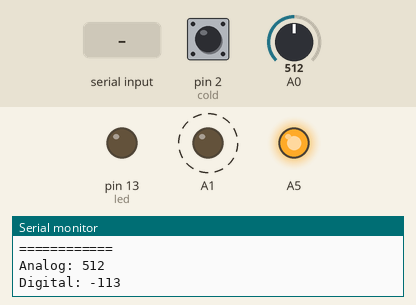
This sketch was run on a simulated Arduino Uno, built with avr-gcc and run on an emulated ATmega328P. Shown: output pins drawn as LEDs (lit = HIGH), the last lines printed to the serial monitor. Dashed ring = blinking. The inputs (shaded band) are chosen by the test bench; at power-on: A0 = 512, pin 2 (cold) HIGH. The modem accepts every AT command (registered, SIM ready, sends succeed) and sends nothing else.

Above: at 16.8 s.
16.9 s: "svc" received over Serial
At 17.9 s:
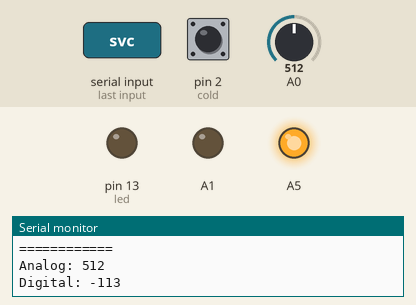
19.9 s: "ext" received over Serial
At 22.0 s:
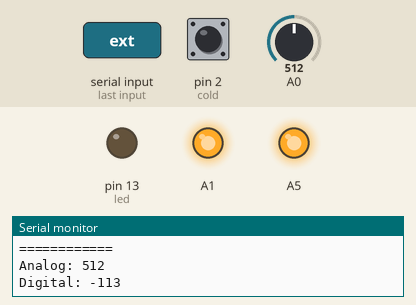
22.9 s: A0 set to 804
25.9 s: A0 set to 833
At 27.7 s:
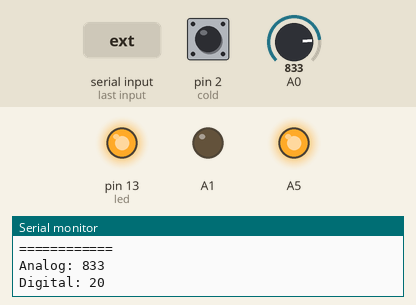
Timing chart, 0 to 28.4 s (numbered marks = the images above; inputs shaded):
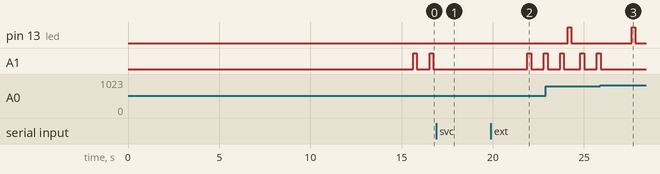

Measured:
- the behaviour switches between 822 and 823 on A0 (found by bisection; images 2 and 3)
- after the input at 16.9 s, pin 13 (led): stays LOW (without the input it goes to HIGH after 2.7 s); A1: stops changing and stays LOW
- after the input at 19.9 s, A1: LOW → HIGH after 2.0 s, → LOW 0.20 s later, → HIGH 0.70 s later
- after the input at 25.9 s, pin 13 (led): LOW → HIGH after 1.7 s, → LOW 0.20 s later; A1: goes on until 25.9 s, then stays LOW
- by itself, A1: alternates HIGH for 0.20 s and LOW for 0.70 s

The sketch:

WCOUNTER.ino
```cpp
#include <SoftwareSerial.h>
SoftwareSerial esps(8, 9); // RX, TX


char Version[7] = "0.74.2";
char echo;
String echostr = "";

int led = 13;
int hot = 7; // Вход со счетчика горячей воды
int cold = 2; // Вход со счетчика холодной воды

unsigned long getCold, getHot, newGetCold, newGetHot, coldState, hotState;
int timer; // системный таймер

String ssid     = "----";  // SSID to connect to
String password = "----"; // Our virtual wifi has no password (so dont do your banking stuff on this network)
String host     = "----"; // Open Weather Map API
const int httpPort   = 80;
//String uri     = "/arduino.cfm";

// the setup routine runs once when you press reset:
void setup() {

  analogWrite(A5, 200);
  timer = 0;

  pinMode(led, OUTPUT);

  pinMode(cold, INPUT_PULLUP); // Вход для счетчика холодной воды
  pinMode(hot, INPUT_PULLUP); // Вход для счетчика горячей воды

  // Вешаем прерывания на события со счетчиков
  // При поступлении сигнала со счетчика вызываем функцию обработки сигнала

  attachInterrupt(digitalPinToInterrupt(cold), ColdChange, RISING);
  attachInterrupt(digitalPinToInterrupt(hot), HotChange, RISING);

  pinMode(A0, INPUT); // Снятие показаний с источника питания (+5В) для анализа заряда батареи.

  pinMode(A1, OUTPUT); // Питание светодиода разряда батареи.
  // (При использовании дисплея срабатывает на 4.33 В и ниже)
  // Без дисплея и светодиодов верхний лимит может быть уменьшен.

  delay(500);

// EEPROM //
// Читаем данные из EEPROM после запуска
// Если предыдущая работа была завершена из-за низкого напряжения питания (разряд батарей),
// то данные заносятся в EEPROM и обработка показаний счетчика завершается.

// Не будет использовано до внедрения FRAM

//coldState = EEPROM.get(1, coldState);
//hotState = EEPROM.get(100, hotState);

  // SoftwareSerial + WIFI //
  // Проверяем ESP модуль

  uint32_t baud = 19200; // Скорость работы ESP

  Serial.begin(baud);
  esps.begin(baud);
  Serial.println("PWR ON\r\n BOOT SEQ");
  Serial.print("VER.: ");
  Serial.println(Version);
  Serial.print("CHK ESP RDY ... ");
  esps.println("AT");
  if(esps.find("OK")){
    Serial.println("OK");
  }
  delay(100);
  Serial.println("CHK AT VER");
  esps.println("AT+GMR");
  delay(30);
  while(esps.available()) {
    echo = esps.read();
    echostr.concat(echo);
  }
  Serial.println(echostr);
  Serial.println("STARTING...");
  delay(15000);

// END WIFI //
}
// END SETUP //


void loop() {
// Основное тело кода
  timer++;

  // Слушаем порт. Если поступила команда SVC,
  // переводим устройство в сервисный ресжим (для задания начальных показаний счетчиков)
  while(Serial.available())
  {
   String sread = Serial.readString();
    if (sread == "svc")
    {
      Service();
    }
  }

  int bat = analogRead(A0);
  bat = map(bat, 784, 1023, 0, 100);

  // Отладка показаний, считываемых с шины питания
  Serial.println("============");
  Serial.print("Analog: ");
  Serial.println(analogRead(A0));

  Serial.print("Digital: ");
  Serial.println(bat);
  // ------------ //

  // Проверяем вольтаж на батарее (на линии питания)

  if (bat <= 15)
  {
   digitalWrite(A1, 1);
    delay(200);
    digitalWrite(A1, 0);
    delay(200);
  }
  else
  {
   digitalWrite(A1, 0);
  }

  //if (bat < 0)
    // Состояние заряда, сопоставимое с нулем подразумевает границу нормальной работы.
    // Отрицательным значение становится тогда, когда напряжения питания достаточно
    // для работы контроллера, но не гарантируется его стабильность (теоретически, меньше 5В),
    // на практике планируется проверить работу при 4.3В

    // В случае, когда напряжение стало критически низким записываем текущие показания в EEPROM и завершаем работу
    // (функция PowerOFF)
  //{
  //  EEPROM.put(1, coldState);
  //  EEPROM.put(100, hotState);
  //
  // PowerOFF();
  //}

  // Индикация работы устройства.
  // Включаем и выключаем светодиод на контроллере

  if (timer == 5)
  {
    digitalWrite(led, 1);
    delay(200);
    digitalWrite(led, 0);
    timer = 0;
  }
delay(500);
  // END //
}

// Обработка сигнала со счетчика холодной воды

void ColdChange()
  {
    coldState = coldState + 1;
  }

// Обработка сигнала со счетчика горячей воды

void HotChange()
  {
    hotState = hotState + 1;
  }

// Сервисный режим

void Service()
{
  Serial.println("==========");
  Serial.println("ENT SVC MD");
  Serial.println("==========");

svc:  String svcCmd = Serial.readString();
  if (svcCmd == "ext")
  {
  Serial.println("==========");
  Serial.println("EXT SVC MD");
  Serial.println("==========");
    delay(1000);
  return;
  }

  if (svcCmd == "h")
  {
    Serial.println("h - this help");
    Serial.println("sc - set cold status");
    Serial.println("sh - set hot status");
    Serial.println("ext - exit service mode");
    Serial.println("stat - show counters status");
    Serial.println("v - show version info");
    Serial.println("stor - save data to EEPROM");
  }

  if (svcCmd == "stat")
  {
    Serial.println("==========");
    Serial.print("COLD: ");
    Serial.println(coldState);
    Serial.print("HOT: ");
    Serial.println(hotState);
  }

  if (svcCmd == "sc")
  {
    Serial.println("==========");
    Serial.println("New COLD state: ");
    String newSc = Serial.readString();
    delay(3000);
    coldState = newSc.toInt();
    Serial.print("Cold State = ");
    Serial.println(coldState);
  }

  if (svcCmd == "sh")
  {
    Serial.println("==========");
    Serial.println("New HOT state: ");
    String newSh = Serial.readString();
    delay(3000);
    hotState = newSh.toInt();
    Serial.print("Hot State = ");
    Serial.println(hotState);
  }

  if (svcCmd == "v")
  {
    Serial.println("==========");
    Serial.print("Version Info: ");
    Serial.print(Version);
  }

  //if (svcCmd == "stor")
  //{
  //  Serial.println("==========");
  //  Serial.println("RCVD STOR");
  //  Serial.print("STOR COLD... ");
  //  EEPROM.put(1, coldState);
  //  delay(5);
  //  Serial.println("DONE");
  //  Serial.print("STOR HOT... ");
  //  EEPROM.put(100, hotState);
  //  Serial.println("DONE");
  //}

  goto svc;
}

// Прекращение работы при низком разряде.
// После записи показаний в EEPROM, прекращается обработка данных со счетчиков
// и включается индикация низкого разряда батареи.
// Это сделано для того, чтобы исключить многократную перезапись EEPROM в цикле
// в силу его ограничений на кол-во итераций записи.

void PowerOFF()
{
pwr:
  digitalWrite(A1, 1);
  delay(200);
  digitalWrite(A1, 0);
  delay(200);
  goto pwr;
}
```
